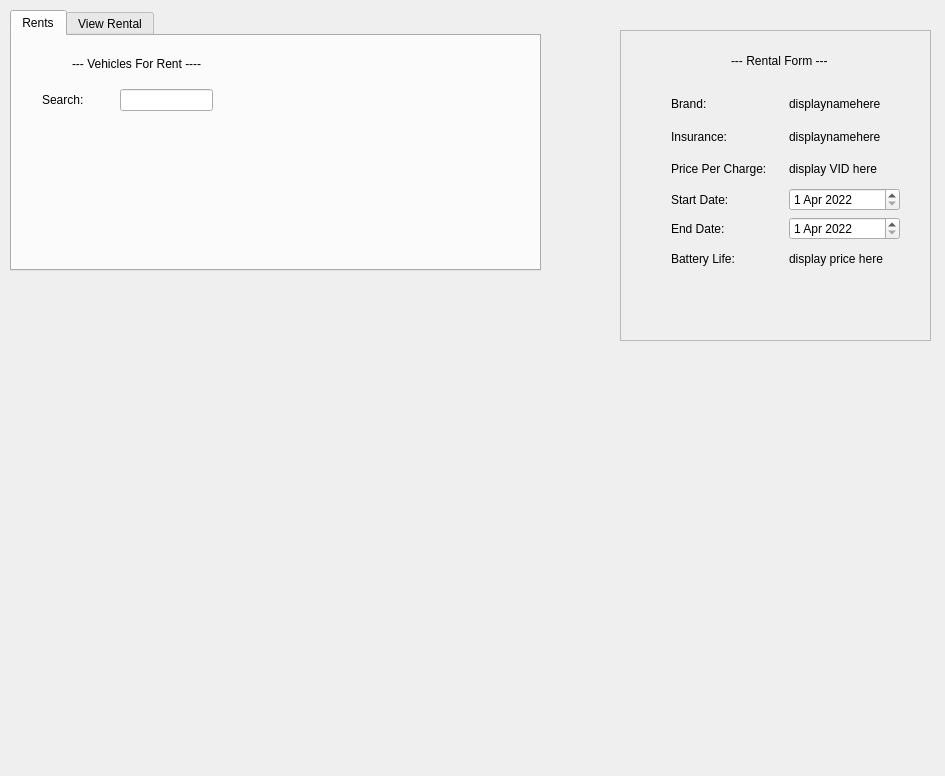
<?xml version="1.0" encoding="UTF-8"?>
<ui version="4.0">
 <class>SecDialog</class>
 <widget class="QDialog" name="SecDialog">
  <property name="geometry">
   <rect>
    <x>0</x>
    <y>0</y>
    <width>945</width>
    <height>776</height>
   </rect>
  </property>
  <property name="windowTitle">
   <string>Dialog</string>
  </property>
  <widget class="QTabWidget" name="tabWidget">
   <property name="geometry">
    <rect>
     <x>10</x>
     <y>10</y>
     <width>531</width>
     <height>261</height>
    </rect>
   </property>
   <property name="currentIndex">
    <number>0</number>
   </property>
   <widget class="QWidget" name="viewRents">
    <attribute name="title">
     <string>Rents</string>
    </attribute>
    <widget class="QWidget" name="layoutWidget">
     <property name="geometry">
      <rect>
       <x>30</x>
       <y>50</y>
       <width>171</width>
       <height>28</height>
      </rect>
     </property>
     <layout class="QHBoxLayout" name="horizontalLayout_15">
      <item>
       <widget class="QLabel" name="vSearch">
        <property name="text">
         <string>Search:         </string>
        </property>
       </widget>
      </item>
      <item>
       <widget class="QLineEdit" name="Search"/>
      </item>
     </layout>
    </widget>
    <widget class="QLabel" name="label">
     <property name="geometry">
      <rect>
       <x>60</x>
       <y>20</y>
       <width>151</width>
       <height>16</height>
      </rect>
     </property>
     <property name="text">
      <string>--- Vehicles For Rent ----</string>
     </property>
    </widget>
   </widget>
   <widget class="QWidget" name="viewRental">
    <attribute name="title">
     <string>View Rental</string>
    </attribute>
   </widget>
  </widget>
  <widget class="QScrollArea" name="scrollArea_2">
   <property name="geometry">
    <rect>
     <x>620</x>
     <y>30</y>
     <width>311</width>
     <height>311</height>
    </rect>
   </property>
   <property name="widgetResizable">
    <bool>true</bool>
   </property>
   <widget class="QWidget" name="scrollAreaWidgetContents_2">
    <property name="geometry">
     <rect>
      <x>0</x>
      <y>0</y>
      <width>309</width>
      <height>309</height>
     </rect>
    </property>
    <widget class="QLabel" name="label_2">
     <property name="geometry">
      <rect>
       <x>110</x>
       <y>20</y>
       <width>131</width>
       <height>20</height>
      </rect>
     </property>
     <property name="text">
      <string>--- Rental Form ---</string>
     </property>
    </widget>
    <widget class="QWidget" name="verticalLayoutWidget">
     <property name="geometry">
      <rect>
       <x>50</x>
       <y>60</y>
       <width>229</width>
       <height>181</height>
      </rect>
     </property>
     <layout class="QVBoxLayout" name="verticalLayout_5">
      <item>
       <layout class="QHBoxLayout" name="horizontalLayout_7">
        <item>
         <widget class="QLabel" name="vBrand_4">
          <property name="text">
           <string>Brand:</string>
          </property>
         </widget>
        </item>
        <item>
         <widget class="QLabel" name="Brand_4">
          <property name="text">
           <string>displaynamehere</string>
          </property>
         </widget>
        </item>
       </layout>
      </item>
      <item>
       <layout class="QHBoxLayout" name="horizontalLayout_10">
        <item>
         <widget class="QLabel" name="vInsurance">
          <property name="text">
           <string>Insurance:</string>
          </property>
         </widget>
        </item>
        <item>
         <widget class="QLabel" name="Insurance">
          <property name="text">
           <string>displaynamehere</string>
          </property>
         </widget>
        </item>
       </layout>
      </item>
      <item>
       <layout class="QHBoxLayout" name="horizontalLayout_11">
        <item>
         <widget class="QLabel" name="vPricePerCharge">
          <property name="text">
           <string>Price Per Charge:</string>
          </property>
         </widget>
        </item>
        <item>
         <widget class="QLabel" name="PricePerCharge">
          <property name="text">
           <string>display VID here</string>
          </property>
         </widget>
        </item>
       </layout>
      </item>
      <item>
       <layout class="QHBoxLayout" name="horizontalLayout_12">
        <item>
         <widget class="QLabel" name="vStart">
          <property name="text">
           <string>Start Date:</string>
          </property>
         </widget>
        </item>
        <item>
         <widget class="QDateEdit" name="StartDate">
          <property name="date">
           <date>
            <year>2022</year>
            <month>4</month>
            <day>1</day>
           </date>
          </property>
         </widget>
        </item>
       </layout>
      </item>
      <item>
       <layout class="QHBoxLayout" name="horizontalLayout_13">
        <item>
         <widget class="QLabel" name="vEnd">
          <property name="text">
           <string>End Date:</string>
          </property>
         </widget>
        </item>
        <item>
         <widget class="QDateEdit" name="EndDate">
          <property name="date">
           <date>
            <year>2022</year>
            <month>4</month>
            <day>1</day>
           </date>
          </property>
         </widget>
        </item>
       </layout>
      </item>
      <item>
       <layout class="QHBoxLayout" name="horizontalLayout_14">
        <item>
         <widget class="QLabel" name="vBatteryLife">
          <property name="text">
           <string>Battery Life:</string>
          </property>
         </widget>
        </item>
        <item>
         <widget class="QLabel" name="BatteryLife_4">
          <property name="text">
           <string>display price here</string>
          </property>
         </widget>
        </item>
       </layout>
      </item>
     </layout>
    </widget>
   </widget>
  </widget>
 </widget>
 <resources/>
 <connections/>
</ui>
